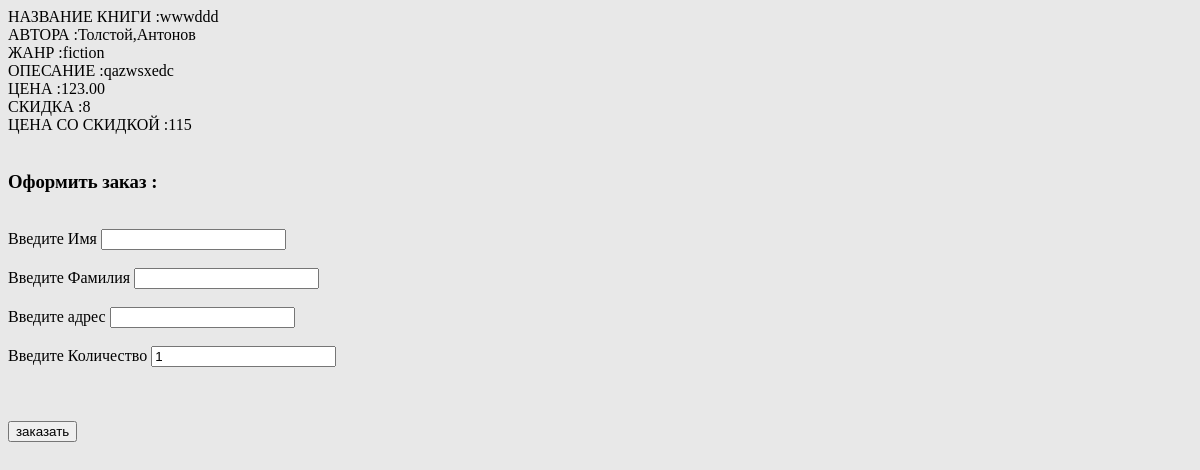
The app's page /index.php?c=index&a=view&id=11 with its own data.
### tables this page shows
CREATE TABLE `book` (
  `book_id` int(11) NOT NULL,
  `book_name` varchar(255) NOT NULL,
  `book_description` tinytext,
  `book_price` float(8,2) NOT NULL,
  `book_discount_id` int(11) NOT NULL
);

### index.php (called while the page is built, shortened)
<?php
include("config/config.php");
include("libraries/autoloader.php");
$app = new App($config);
$app->start();

### libraries/autoloader.php (called while the page is built, shortened)
<?php
if(!function_exists("LibLoader")){
    function LibLoader($class){
        $class = strtolower($class);
        $filePath = __DIR__."/".$class.".php";
    }
}
if(!function_exists("LibControllers")){
    function LibControllers($class){
        $class = ucfirst($class);
        $filePath = __DIR__."/../controllers/".$class.".php";
    }
}
if(!function_exists("LibModels")){
    function LibModels($class){
        $class = ucfirst($class);
        $filePath = __DIR__."/../models/".$class.".php";
    }
}

### models/Models.php (called while the page is built, shortened)
<?php
abstract class Models{
    protected $db;
    private static  $_models = [];
    public function __construct(){
        $this->db = App::$db;
    }
    public static function model($className = __CLASS__){
        if(isset(self::$_models[$className])){
            return self::$_models[$className];
        }else{
            self::$_models[$className] = new $className();
            return self::$_models[$className];
        }
    }
    public function find($id){
        $sql = "select * from ".$this->getTableName()." where ".$this->getTableName()."_id = ?";
        $sql = $this->db->prepare($sql);
        $sql->execute(array($id));
        $sqlResult = $sql->fetch(PDO::FETCH_ASSOC);
        if($sqlResult){
            return $this;
        }else{
            return null;
        }
    }
}

### models/Book.php (called while the page is built, shortened)
<?php
class Book extends Models{
    public function getTableName(){
        return "book";
    }
    public static function model($className = __CLASS__){
        return parent::model($className);
    }
}

### libraries/db_new.php (called while the page is built, shortened)
<?php
class db_new extends PDO{
	public function select($sql, $single = false){
		$result = $this->query($sql, PDO::FETCH_ASSOC);
                $rows = [];
		foreach ($result as $row) {
			$rows[] = $row;
		}
        return $rows;
	}
}

### views/index/view.php (the view, shortened to what this page needs)
<html>
    <head>
        <link href="style.css" rel="stylesheet">
    </head>
    <body>
       НАЗВАНИЕ КНИГИ :<?=$book['name'];?> <br>
       АВТОРА :<?php
        $count = 0;
       foreach ($author as $value) {
           if($count>0){
               echo ',';
           }
           $count++;
           echo $value;
       }
       ?> <br>
       ЖАНР :<?php
       foreach ($genre as $value) {
           echo $value;
       }
       ?> <br>
       ОПЕСАНИЕ :<?=$book['description'];?> <br>
       ЦЕНА :<?=$book['price'];?> <br>
       <?php if ($book['discount'] !=0){?>
       СКИДКА :<?=$book['discount'];?> <br>
       ЦЕНА СО СКИДКОЙ :<?=$book['price']-$book['discount'];?> <br><br>
       <?php } ?>
 <h3>Оформить заказ :</h3><br/>
	<form action="index.php?c=index&a=order&id=<?=$id?>" method="post">
            <?php
        foreach ($form as $k => $v) {
                echo '<label for = "'. $k .'"> Введите '. $v['lable'] .'</label> '
                . '<input type = "'. $v['type'] .'" name = "'. $k .'" id = "'. $k .'" value = "'. $v['value'].'">';
                echo '<br><br>';
        }
            ?>
		<br><br>
                <input type="submit" name="submit" value="заказать"><br>
	</form>

### style.css (style rules this page uses)
body { background: #E8E8E8; }

### records on screen
book: book_name "wwwddd", book_description "qazwsxedc", book_price "123.00", book_discount "8", $book['price']-$book['discount'] "115"

### other values on screen
$value "Толстой"
$value "Антонов"
$value "fiction"
$v['lable'] "Имя"
$v['lable'] "Фамилия"
$v['lable'] "адрес"
$v['lable'] "Количество"
